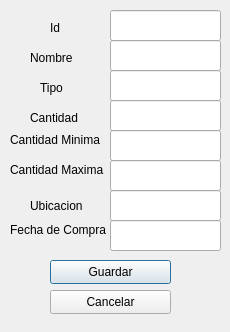
<?xml version="1.0" encoding="UTF-8"?>
<ui version="4.0">
 <class>AddComponentWindow</class>
 <widget class="QDialog" name="AddComponentWindow">
  <property name="geometry">
   <rect>
    <x>0</x>
    <y>0</y>
    <width>230</width>
    <height>332</height>
   </rect>
  </property>
  <property name="windowTitle">
   <string>Dialog</string>
  </property>
  <widget class="QPushButton" name="btnSave">
   <property name="geometry">
    <rect>
     <x>50</x>
     <y>260</y>
     <width>121</width>
     <height>24</height>
    </rect>
   </property>
   <property name="text">
    <string>Guardar</string>
   </property>
  </widget>
  <widget class="QPushButton" name="btnCancel">
   <property name="geometry">
    <rect>
     <x>50</x>
     <y>290</y>
     <width>121</width>
     <height>24</height>
    </rect>
   </property>
   <property name="text">
    <string>Cancelar</string>
   </property>
  </widget>
  <widget class="QLineEdit" name="txtId">
   <property name="geometry">
    <rect>
     <x>110</x>
     <y>10</y>
     <width>111</width>
     <height>31</height>
    </rect>
   </property>
  </widget>
  <widget class="QLineEdit" name="txtName">
   <property name="geometry">
    <rect>
     <x>110</x>
     <y>40</y>
     <width>111</width>
     <height>31</height>
    </rect>
   </property>
  </widget>
  <widget class="QLineEdit" name="txtQuantity">
   <property name="geometry">
    <rect>
     <x>110</x>
     <y>100</y>
     <width>111</width>
     <height>31</height>
    </rect>
   </property>
  </widget>
  <widget class="QLineEdit" name="txtType">
   <property name="geometry">
    <rect>
     <x>110</x>
     <y>70</y>
     <width>111</width>
     <height>31</height>
    </rect>
   </property>
  </widget>
  <widget class="QLineEdit" name="txtMax">
   <property name="geometry">
    <rect>
     <x>110</x>
     <y>160</y>
     <width>111</width>
     <height>31</height>
    </rect>
   </property>
  </widget>
  <widget class="QLineEdit" name="txtMin">
   <property name="geometry">
    <rect>
     <x>110</x>
     <y>130</y>
     <width>111</width>
     <height>31</height>
    </rect>
   </property>
  </widget>
  <widget class="QLineEdit" name="txtDate">
   <property name="geometry">
    <rect>
     <x>110</x>
     <y>220</y>
     <width>111</width>
     <height>31</height>
    </rect>
   </property>
  </widget>
  <widget class="QLineEdit" name="txtLocation">
   <property name="geometry">
    <rect>
     <x>110</x>
     <y>190</y>
     <width>111</width>
     <height>31</height>
    </rect>
   </property>
  </widget>
  <widget class="QLabel" name="label">
   <property name="geometry">
    <rect>
     <x>50</x>
     <y>20</y>
     <width>49</width>
     <height>16</height>
    </rect>
   </property>
   <property name="text">
    <string>Id</string>
   </property>
  </widget>
  <widget class="QLabel" name="label_2">
   <property name="geometry">
    <rect>
     <x>30</x>
     <y>50</y>
     <width>49</width>
     <height>16</height>
    </rect>
   </property>
   <property name="text">
    <string>Nombre</string>
   </property>
  </widget>
  <widget class="QLabel" name="label_3">
   <property name="geometry">
    <rect>
     <x>40</x>
     <y>80</y>
     <width>49</width>
     <height>16</height>
    </rect>
   </property>
   <property name="text">
    <string>Tipo</string>
   </property>
  </widget>
  <widget class="QLabel" name="label_4">
   <property name="geometry">
    <rect>
     <x>30</x>
     <y>110</y>
     <width>49</width>
     <height>16</height>
    </rect>
   </property>
   <property name="text">
    <string>Cantidad</string>
   </property>
  </widget>
  <widget class="QLabel" name="label_5">
   <property name="geometry">
    <rect>
     <x>10</x>
     <y>130</y>
     <width>101</width>
     <height>20</height>
    </rect>
   </property>
   <property name="text">
    <string>Cantidad Minima</string>
   </property>
  </widget>
  <widget class="QLabel" name="label_6">
   <property name="geometry">
    <rect>
     <x>10</x>
     <y>160</y>
     <width>101</width>
     <height>20</height>
    </rect>
   </property>
   <property name="text">
    <string>Cantidad Maxima</string>
   </property>
  </widget>
  <widget class="QLabel" name="label_7">
   <property name="geometry">
    <rect>
     <x>30</x>
     <y>196</y>
     <width>61</width>
     <height>20</height>
    </rect>
   </property>
   <property name="text">
    <string>Ubicacion</string>
   </property>
  </widget>
  <widget class="QLabel" name="label_8">
   <property name="geometry">
    <rect>
     <x>10</x>
     <y>220</y>
     <width>101</width>
     <height>20</height>
    </rect>
   </property>
   <property name="text">
    <string>Fecha de Compra</string>
   </property>
  </widget>
 </widget>
 <resources/>
 <connections/>
</ui>
